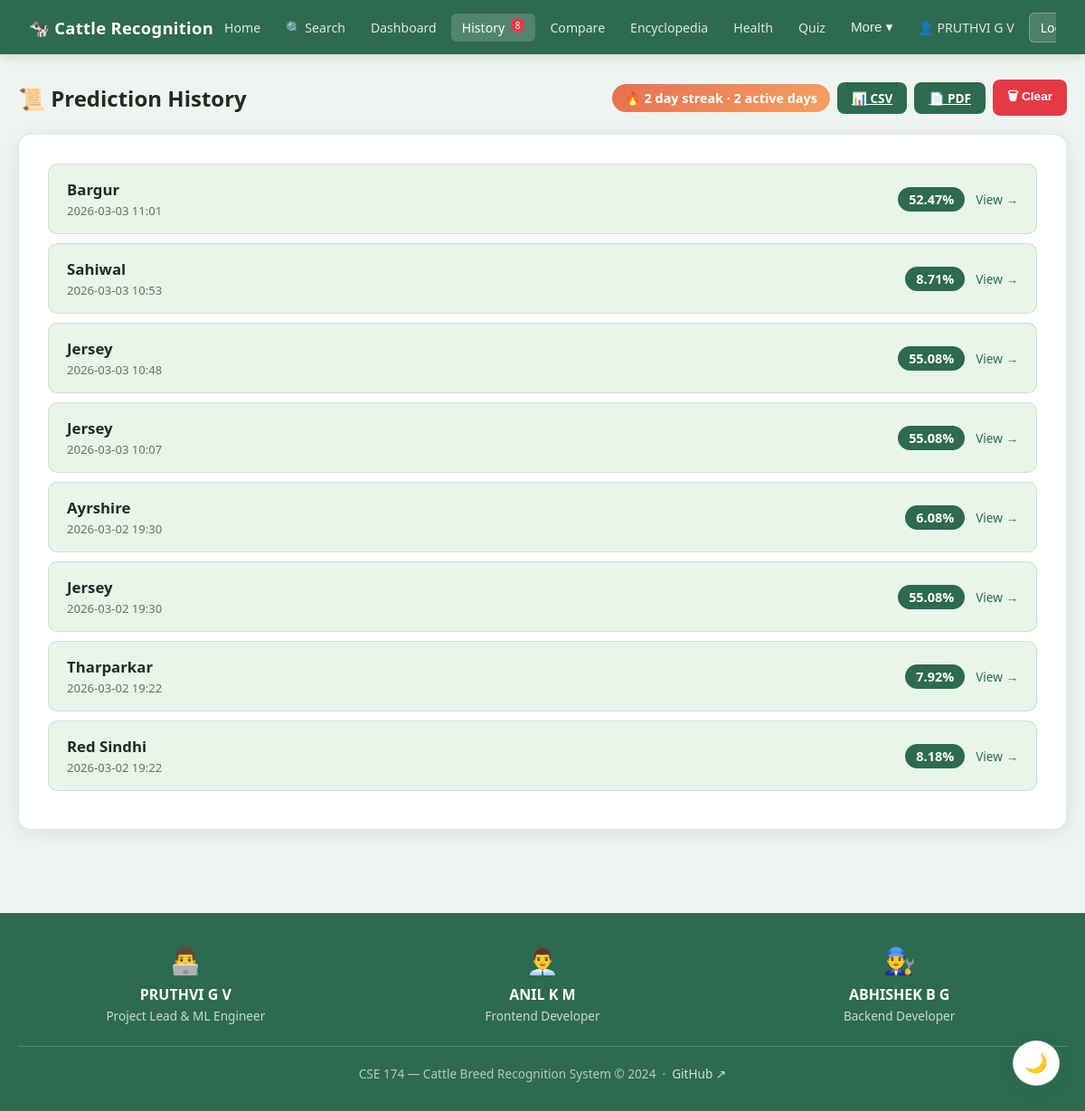
/history (signed in), run on the app's committed database.
### tables this page shows
CREATE TABLE history (
            id          INTEGER PRIMARY KEY AUTOINCREMENT,
            user_email  TEXT NOT NULL,
            breed       TEXT NOT NULL,
            confidence  REAL NOT NULL,
            image       TEXT,
            timestamp   TEXT NOT NULL
        );

### app.py (the view)
@app.route('/history')
def history():
    if 'user' not in session:
        return redirect(url_for('login'))
    user_history = get_user_history(session['user']['email'])
    return render_template('history.html', history=user_history)

### app.py (called while the page is built)
@app.context_processor
def inject_globals():
    lang = session.get('lang', 'en')
    return {'t': get_translation(lang), 'current_lang': lang, 'all_langs': TRANSLATIONS}

### database.py (called while the page is built)
def get_db():
    conn = sqlite3.connect(DB_FILE)
    conn.row_factory = sqlite3.Row
    return conn

def get_user_history(user_email):
    conn = get_db()
    rows = conn.execute('SELECT * FROM history WHERE user_email=? ORDER BY id ASC', (user_email,)).fetchall()
    conn.close()
    return [dict(r) for r in rows]

### translations.py (called while the page is built)
def get_translation(lang='en'):
    return TRANSLATIONS.get(lang, TRANSLATIONS['en'])

### templates/history.html (shortened to what this page needs)
{% extends "base.html" %}
{% block content %}
<div style="display:flex; justify-content:space-between; align-items:center; margin-bottom:20px; flex-wrap:wrap; gap:10px;">
    <h2 style="color:var(--text-dark);">📜 Prediction History</h2>
    <div style="display:flex; gap:8px; flex-wrap:wrap; align-items:center;">
        <span id="streakBadge" class="streak-badge">🔥 Loading...</span>
        <a href="/export-csv" class="btn btn-primary" style="font-size:0.85em; padding:8px 16px;">📊 CSV</a>
        <a href="/export-pdf" class="btn btn-primary" style="font-size:0.85em; padding:8px 16px;">📄 PDF</a>
        <button onclick="clearHistory()" style="background:#e63946; color:white; border:none; padding:8px 16px; border-radius:8px; cursor:pointer; font-size:0.85em; font-weight:600;">🗑 Clear</button>
    </div>
</div>
<div class="card">
    <div id="historyContent" style="display:none;">
        {% if history %}
            {% for item in history|reverse %}
            <div style="background:var(--bg-light); padding:16px 20px; border-radius:10px; margin-bottom:10px; display:flex; justify-content:space-between; align-items:center; border:1px solid var(--border);">
                <div>
                    <div style="font-weight:600; color:var(--text-dark); font-size:1.05em;">{{ item.breed.replace('_', ' ') }}</div>
                    <div style="color:var(--text-light); font-size:0.82em; margin-top:3px;">{{ item.timestamp[:16].replace('T', ' ') }}</div>
                </div>
                <div style="display:flex; align-items:center; gap:12px;">
                    <span style="background:var(--primary); color:white; padding:4px 12px; border-radius:20px; font-weight:600; font-size:0.9em;">{{ item.confidence }}%</span>
                    <a href="/breed/{{ item.breed }}" style="color:var(--primary); font-size:0.85em; text-decoration:none;">View →</a>
                </div>
            </div>
            {% endfor %}
        {% endif %}
    </div>
</div>
{% endblock %}

### templates/base.html (shortened to what this page needs)
<!DOCTYPE html>
<html lang="en">
<head>
    <link rel="stylesheet" href="{{ url_for('static', filename='style.css') }}">
</head>
<body>
    {% if session.user %}
    <nav class="navbar">
        <div class="nav-brand">🐄 Cattle Recognition</div>
        <div class="nav-links" id="navLinks">
            <a href="/" class="nav-link">{{ t.home }}</a>
            <a href="/search" class="nav-link">🔍 {{ t.search }}</a>
            <a href="/dashboard" class="nav-link">{{ t.dashboard }}</a>
            <a href="/history" class="nav-link">{{ t.history }} <span id="historyBadge" class="nav-badge" style="display:none"></span></a>
            <a href="/compare" class="nav-link">{{ t.compare }}</a>
            <a href="/encyclopedia" class="nav-link">{{ t.encyclopedia }}</a>
            <a href="/health" class="nav-link">{{ t.health }}</a>
            <a href="/quiz" class="nav-link">{{ t.quiz }}</a>
            <div class="nav-dropdown">
                <button class="nav-link dropdown-btn" onclick="toggleDropdown()">More ▾</button>
            </div>
            <a href="/profile" class="nav-link">👤 {{ session.user.name }}</a>
            <a href="/logout" class="nav-link logout">{{ t.logout }}</a>
        </div>
    </nav>
    {% endif %}
    <main class="main-content">
        {% block content %}{% endblock %}
    </main>
    {% include 'footer.html' %}
    <button class="theme-toggle" onclick="toggleTheme()">🌙</button>
</body>
</html>

### templates/footer.html
<footer style="background:var(--primary); padding:32px 20px; margin-top:40px;">
    <div style="max-width:1200px; margin:0 auto;">
        <div style="display:grid; grid-template-columns:repeat(auto-fit, minmax(200px, 1fr)); gap:24px; margin-bottom:24px;">
            <div style="text-align:center; color:white;">
                <div style="font-size:1.8em; margin-bottom:8px;">👨‍💻</div>
                <div style="font-weight:600;">PRUTHVI G V</div>
                <div style="opacity:0.75; font-size:0.85em; margin-top:3px;">Project Lead & ML Engineer</div>
            </div>
            <div style="text-align:center; color:white;">
                <div style="font-size:1.8em; margin-bottom:8px;">👨‍💼</div>
                <div style="font-weight:600;">ANIL K M</div>
                <div style="opacity:0.75; font-size:0.85em; margin-top:3px;">Frontend Developer</div>
            </div>
            <div style="text-align:center; color:white;">
                <div style="font-size:1.8em; margin-bottom:8px;">👨‍🔧</div>
                <div style="font-weight:600;">ABHISHEK B G</div>
                <div style="opacity:0.75; font-size:0.85em; margin-top:3px;">Backend Developer</div>
            </div>
        </div>
        <div style="text-align:center; color:rgba(255,255,255,0.65); font-size:0.85em; padding-top:20px; border-top:1px solid rgba(255,255,255,0.2);">
            CSE 174 — Cattle Breed Recognition System © 2024 &nbsp;·&nbsp;
            <a href="https://github.com/PRUTHVIGV/CSE_174" style="color:rgba(255,255,255,0.8); text-decoration:none;">GitHub ↗</a>
        </div>
    </div>
</footer>

### static/style.css (style rules this page uses)
* { margin: 0; padding: 0; box-sizing: border-box; }
:root { --primary: #2d6a4f; --secondary: #40916c; --accent: #74c69d; --bg: #f0f4f1; --bg-card: #ffffff; --bg-light: #e8f5e9; --text-dark: #1b2e22; --text-light: #5a7a65; --border: rgba(45,106,79,0.15); --shadow: 0 4px 20px rgba(45,106,79,0.12); --shadow-hover: 0 8px 32px rgba(45,106,79,0.2); }
body { font-family: 'Segoe UI', system-ui, sans-serif; background: var(--bg); color: var(--text-dark); min-height: 100vh; transition: background 0.3s, color 0.3s; }
.navbar { background: var(--primary); padding: 0 32px; display: flex; align-items: center; justify-content: space-between; height: 60px; box-shadow: 0 2px 12px rgba(0,0,0,0.15); position: sticky; top: 0; z-index: 100; }
.nav-brand { color: #fff; font-size: 1.15em; font-weight: 700; letter-spacing: 0.3px; white-space: nowrap; }
.nav-links { display: flex; align-items: center; gap: 4px; flex-wrap: nowrap; overflow-x: auto; }
.nav-link { color: rgba(255,255,255,0.85); text-decoration: none; padding: 6px 12px; border-radius: 6px; font-size: 0.88em; transition: background 0.2s, color 0.2s; white-space: nowrap; }
.nav-link:hover, .nav-link.active { background: rgba(255,255,255,0.18); color: #fff; }
.nav-link.logout { background: rgba(255,255,255,0.15); color: #fff; border: 1px solid rgba(255,255,255,0.3); }
.nav-badge { background: #e63946; color: white; border-radius: 10px; padding: 1px 5px; font-size: 0.7em; margin-left: 3px; vertical-align: top; }
.main-content { max-width: 1200px; margin: 0 auto; padding: 28px 20px; animation: fadeIn 0.3s ease; }
.card { background: var(--bg-card); border-radius: 14px; padding: 32px; box-shadow: var(--shadow); margin-bottom: 24px; border: 1px solid var(--border); transition: box-shadow 0.25s, transform 0.25s; }
.btn { padding: 10px 24px; border: none; border-radius: 8px; cursor: pointer; font-weight: 600; font-size: 0.95em; transition: all 0.2s; }
.btn-primary { background: var(--primary); color: white; }
.theme-toggle { position: fixed; bottom: 28px; right: 28px; background: var(--bg-card); border: 1.5px solid var(--border); padding: 12px; border-radius: 50%; cursor: pointer; font-size: 1.3em; box-shadow: var(--shadow); z-index: 1000; transition: box-shadow 0.2s; }
.streak-badge { background: linear-gradient(135deg, #e76f51, #f4a261); color: white; padding: 6px 14px; border-radius: 20px; font-weight: 600; font-size: 0.9em; display: inline-block; }
.nav-dropdown { position: relative; }
.dropdown-btn { background: none; border: none; cursor: pointer; color: rgba(255,255,255,0.9); font-size: 0.95rem; padding: 6px 12px; border-radius: 8px; }

### data on the page
history: breed.replace "Bargur", timestamp "2026-03-03 11:01", confidence "52.47"
history: breed.replace "Sahiwal", timestamp "2026-03-03 10:53", confidence "8.71"
history: breed.replace "Jersey", timestamp "2026-03-03 10:48", confidence "55.08"
history: breed.replace "Jersey", timestamp "2026-03-03 10:07", confidence "55.08"
history: breed.replace "Ayrshire", timestamp "2026-03-02 19:30", confidence "6.08"
history: breed.replace "Jersey", timestamp "2026-03-02 19:30", confidence "55.08"
history: breed.replace "Tharparkar", timestamp "2026-03-02 19:22", confidence "7.92"
history: breed.replace "Red Sindhi", timestamp "2026-03-02 19:22", confidence "8.18"

### other printed values
{{ t.home }} "Home"
{{ t.search }} "Search"
{{ t.dashboard }} "Dashboard"
{{ t.history }} "History"
{{ t.compare }} "Compare"
{{ t.encyclopedia }} "Encyclopedia"
{{ t.health }} "Health"
{{ t.quiz }} "Quiz"
{{ session.user.name }} "PRUTHVI G V"
